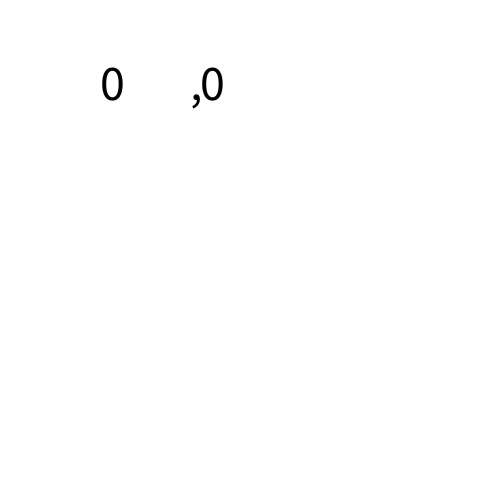
Frame 1 (no input)
Frame 60 (the mouse pressed at the canvas centre just before this capture): identical to frame 1, image omitted
Frame 120 (the mouse held since frame 60 and released just before this capture): identical to frame 1, image omitted

The Processing sketch that drew this single still picture (run headless with seeded random() and noise(); from frame 60 on, the mouse is pressed at the canvas centre):

// Processing sketch: X_Y_mouseMove
// ── X_Y_mouseMove.pde
  int y;
  int x;
void setup(){
  size(500,500);

}


void draw(){
  background(255,255,255);
  fill(0,0,0);
  textSize(50);
  text(x,100,100);
  text(y,200,100);
  text(",",190,100);
}
void mouseMoved(){
  y = mouseY;
  x = mouseX;
}
